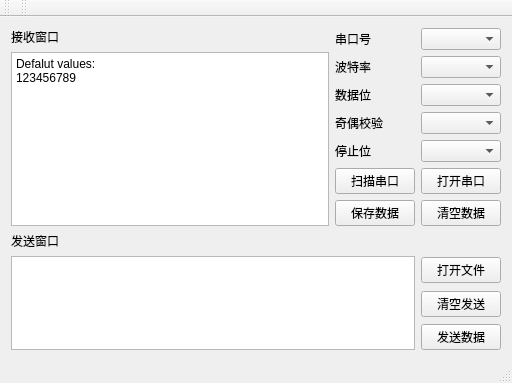
<?xml version="1.0" encoding="UTF-8"?>
<ui version="4.0">
 <class>SerialPortlxyClass</class>
 <widget class="QMainWindow" name="SerialPortlxyClass">
  <property name="geometry">
   <rect>
    <x>0</x>
    <y>0</y>
    <width>512</width>
    <height>383</height>
   </rect>
  </property>
  <property name="windowTitle">
   <string>MySerialPort</string>
  </property>
  <widget class="QWidget" name="centralWidget">
   <layout class="QVBoxLayout" name="verticalLayout_5">
    <item>
     <layout class="QHBoxLayout" name="horizontalLayout_9">
      <item>
       <layout class="QVBoxLayout" name="verticalLayout">
        <item>
         <widget class="QLabel" name="label">
          <property name="text">
           <string>接收窗口</string>
          </property>
         </widget>
        </item>
        <item>
         <layout class="QHBoxLayout" name="horizontalLayout_8">
          <item>
           <widget class="QTextBrowser" name="textBrowser_receive">
            <property name="html">
             <string>&lt;!DOCTYPE HTML PUBLIC &quot;-//W3C//DTD HTML 4.0//EN&quot; &quot;http://www.w3.org/TR/REC-html40/strict.dtd&quot;&gt;
&lt;html&gt;&lt;head&gt;&lt;meta name=&quot;qrichtext&quot; content=&quot;1&quot; /&gt;&lt;style type=&quot;text/css&quot;&gt;
p, li { white-space: pre-wrap; }
&lt;/style&gt;&lt;/head&gt;&lt;body style=&quot; font-family:'SimSun'; font-size:9pt; font-weight:400; font-style:normal;&quot;&gt;
&lt;p style=&quot; margin-top:0px; margin-bottom:0px; margin-left:0px; margin-right:0px; -qt-block-indent:0; text-indent:0px;&quot;&gt;Defalut values:&lt;/p&gt;
&lt;p style=&quot; margin-top:0px; margin-bottom:0px; margin-left:0px; margin-right:0px; -qt-block-indent:0; text-indent:0px;&quot;&gt;123456789&lt;/p&gt;&lt;/body&gt;&lt;/html&gt;</string>
            </property>
           </widget>
          </item>
         </layout>
        </item>
       </layout>
      </item>
      <item>
       <layout class="QVBoxLayout" name="verticalLayout_2">
        <item>
         <layout class="QHBoxLayout" name="horizontalLayout_6">
          <item>
           <widget class="QLabel" name="label_7">
            <property name="text">
             <string>串口号</string>
            </property>
           </widget>
          </item>
          <item>
           <widget class="QComboBox" name="comboBox_SPnum"/>
          </item>
         </layout>
        </item>
        <item>
         <layout class="QHBoxLayout" name="horizontalLayout_4">
          <item>
           <widget class="QLabel" name="label_5">
            <property name="text">
             <string>波特率</string>
            </property>
           </widget>
          </item>
          <item>
           <widget class="QComboBox" name="comboBox_Baudrate"/>
          </item>
         </layout>
        </item>
        <item>
         <layout class="QHBoxLayout" name="horizontalLayout_3">
          <item>
           <widget class="QLabel" name="label_4">
            <property name="text">
             <string>数据位</string>
            </property>
           </widget>
          </item>
          <item>
           <widget class="QComboBox" name="comboBox_databit"/>
          </item>
         </layout>
        </item>
        <item>
         <layout class="QHBoxLayout" name="horizontalLayout_5">
          <item>
           <widget class="QLabel" name="label_6">
            <property name="text">
             <string>奇偶校验</string>
            </property>
           </widget>
          </item>
          <item>
           <widget class="QComboBox" name="comboBox_exambit"/>
          </item>
         </layout>
        </item>
        <item>
         <layout class="QHBoxLayout" name="horizontalLayout_2">
          <item>
           <widget class="QLabel" name="label_3">
            <property name="text">
             <string>停止位</string>
            </property>
           </widget>
          </item>
          <item>
           <widget class="QComboBox" name="comboBox_stopbit"/>
          </item>
         </layout>
        </item>
        <item>
         <layout class="QHBoxLayout" name="horizontalLayout_11">
          <item>
           <widget class="QPushButton" name="pushButton_scan">
            <property name="text">
             <string>扫描串口</string>
            </property>
           </widget>
          </item>
          <item>
           <widget class="QPushButton" name="pushButton_open">
            <property name="text">
             <string>打开串口</string>
            </property>
           </widget>
          </item>
         </layout>
        </item>
        <item>
         <layout class="QHBoxLayout" name="horizontalLayout">
          <item>
           <widget class="QPushButton" name="pushButton_save">
            <property name="text">
             <string>保存数据</string>
            </property>
           </widget>
          </item>
          <item>
           <widget class="QPushButton" name="pushButton_clear">
            <property name="text">
             <string>清空数据</string>
            </property>
           </widget>
          </item>
         </layout>
        </item>
       </layout>
      </item>
     </layout>
    </item>
    <item>
     <layout class="QHBoxLayout" name="horizontalLayout_10">
      <item>
       <layout class="QVBoxLayout" name="verticalLayout_3">
        <item>
         <widget class="QLabel" name="label_2">
          <property name="text">
           <string>发送窗口</string>
          </property>
         </widget>
        </item>
        <item>
         <layout class="QHBoxLayout" name="horizontalLayout_7">
          <item>
           <widget class="QTextEdit" name="textEdit_send"/>
          </item>
          <item>
           <layout class="QVBoxLayout" name="verticalLayout_4">
            <item>
             <spacer name="verticalSpacer_2">
              <property name="orientation">
               <enum>Qt::Vertical</enum>
              </property>
              <property name="sizeHint" stdset="0">
               <size>
                <width>20</width>
                <height>40</height>
               </size>
              </property>
             </spacer>
            </item>
            <item>
             <widget class="QPushButton" name="pushButton_load">
              <property name="text">
               <string>打开文件</string>
              </property>
             </widget>
            </item>
            <item>
             <spacer name="verticalSpacer_4">
              <property name="orientation">
               <enum>Qt::Vertical</enum>
              </property>
              <property name="sizeHint" stdset="0">
               <size>
                <width>20</width>
                <height>40</height>
               </size>
              </property>
             </spacer>
            </item>
            <item>
             <widget class="QPushButton" name="pushButton__clearsend">
              <property name="text">
               <string>清空发送</string>
              </property>
             </widget>
            </item>
            <item>
             <spacer name="verticalSpacer_3">
              <property name="orientation">
               <enum>Qt::Vertical</enum>
              </property>
              <property name="sizeHint" stdset="0">
               <size>
                <width>20</width>
                <height>40</height>
               </size>
              </property>
             </spacer>
            </item>
            <item>
             <widget class="QPushButton" name="pushButton_send">
              <property name="text">
               <string>发送数据</string>
              </property>
             </widget>
            </item>
           </layout>
          </item>
         </layout>
        </item>
       </layout>
      </item>
     </layout>
    </item>
   </layout>
  </widget>
  <widget class="QToolBar" name="mainToolBar">
   <attribute name="toolBarArea">
    <enum>TopToolBarArea</enum>
   </attribute>
   <attribute name="toolBarBreak">
    <bool>false</bool>
   </attribute>
  </widget>
  <widget class="QStatusBar" name="statusBar"/>
  <widget class="QToolBar" name="toolBar">
   <property name="windowTitle">
    <string>toolBar</string>
   </property>
   <attribute name="toolBarArea">
    <enum>TopToolBarArea</enum>
   </attribute>
   <attribute name="toolBarBreak">
    <bool>false</bool>
   </attribute>
  </widget>
 </widget>
 <layoutdefault spacing="6" margin="11"/>
 <resources>
  <include location="SerialPortlxy.qrc"/>
 </resources>
 <connections>
  <connection>
   <sender>pushButton_open</sender>
   <signal>clicked()</signal>
   <receiver>SerialPortlxyClass</receiver>
   <slot>slot_open()</slot>
   <hints>
    <hint type="sourcelabel">
     <x>738</x>
     <y>240</y>
    </hint>
    <hint type="destinationlabel">
     <x>424</x>
     <y>302</y>
    </hint>
   </hints>
  </connection>
  <connection>
   <sender>pushButton_save</sender>
   <signal>clicked()</signal>
   <receiver>SerialPortlxyClass</receiver>
   <slot>slot_save()</slot>
   <hints>
    <hint type="sourcelabel">
     <x>688</x>
     <y>299</y>
    </hint>
    <hint type="destinationlabel">
     <x>424</x>
     <y>302</y>
    </hint>
   </hints>
  </connection>
  <connection>
   <sender>pushButton_clear</sender>
   <signal>clicked()</signal>
   <receiver>SerialPortlxyClass</receiver>
   <slot>slot_clear()</slot>
   <hints>
    <hint type="sourcelabel">
     <x>788</x>
     <y>299</y>
    </hint>
    <hint type="destinationlabel">
     <x>424</x>
     <y>302</y>
    </hint>
   </hints>
  </connection>
  <connection>
   <sender>pushButton_load</sender>
   <signal>clicked()</signal>
   <receiver>SerialPortlxyClass</receiver>
   <slot>slot_load()</slot>
   <hints>
    <hint type="sourcelabel">
     <x>787</x>
     <y>402</y>
    </hint>
    <hint type="destinationlabel">
     <x>424</x>
     <y>302</y>
    </hint>
   </hints>
  </connection>
  <connection>
   <sender>pushButton__clearsend</sender>
   <signal>clicked()</signal>
   <receiver>SerialPortlxyClass</receiver>
   <slot>slot_clearsend()</slot>
   <hints>
    <hint type="sourcelabel">
     <x>787</x>
     <y>477</y>
    </hint>
    <hint type="destinationlabel">
     <x>424</x>
     <y>302</y>
    </hint>
   </hints>
  </connection>
  <connection>
   <sender>pushButton_send</sender>
   <signal>clicked()</signal>
   <receiver>SerialPortlxyClass</receiver>
   <slot>slot_send()</slot>
   <hints>
    <hint type="sourcelabel">
     <x>787</x>
     <y>551</y>
    </hint>
    <hint type="destinationlabel">
     <x>424</x>
     <y>302</y>
    </hint>
   </hints>
  </connection>
  <connection>
   <sender>pushButton_scan</sender>
   <signal>clicked()</signal>
   <receiver>SerialPortlxyClass</receiver>
   <slot>scan_SP()</slot>
   <hints>
    <hint type="sourcelabel">
     <x>688</x>
     <y>95</y>
    </hint>
    <hint type="destinationlabel">
     <x>424</x>
     <y>302</y>
    </hint>
   </hints>
  </connection>
 </connections>
 <slots>
  <slot>slot_clear()</slot>
  <slot>slot_send()</slot>
  <slot>slot_load()</slot>
  <slot>slot_save()</slot>
  <slot>slot_open()</slot>
  <slot>slot_clearsend()</slot>
  <slot>scan_SP()</slot>
 </slots>
</ui>
